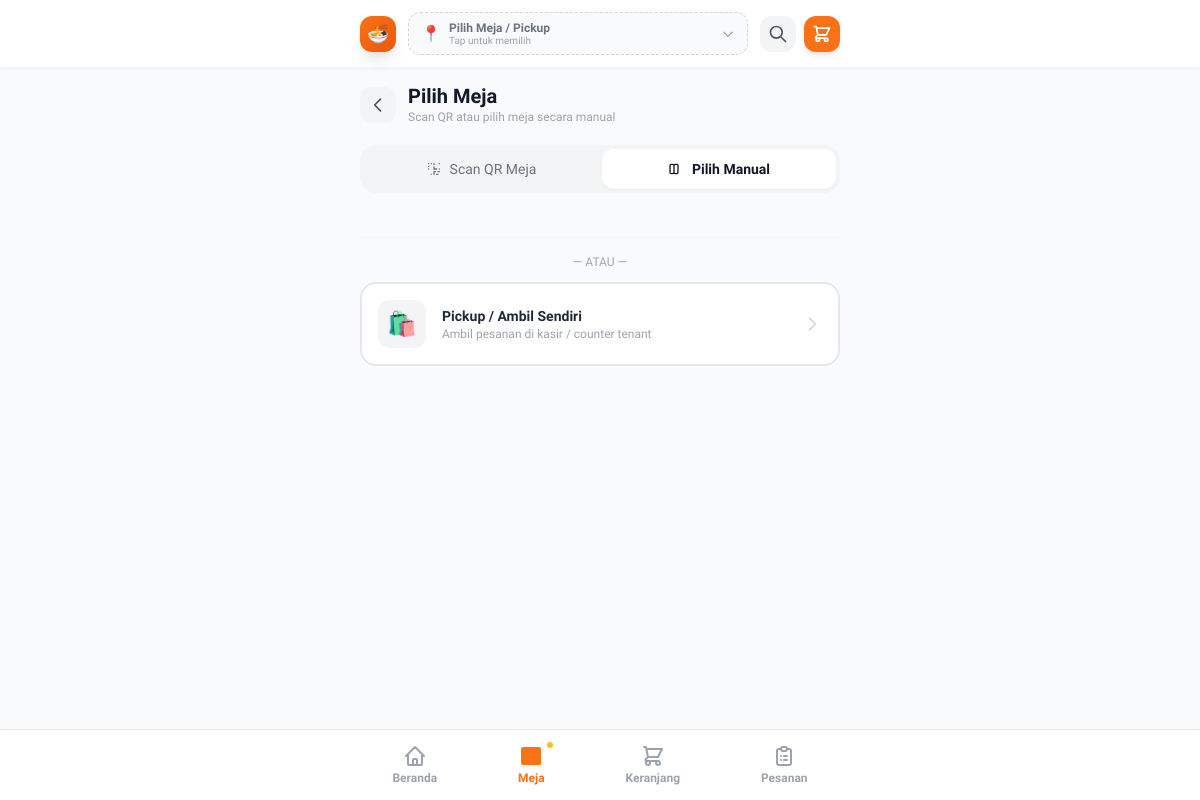
/table/, run on an earlier commit of the app's database.
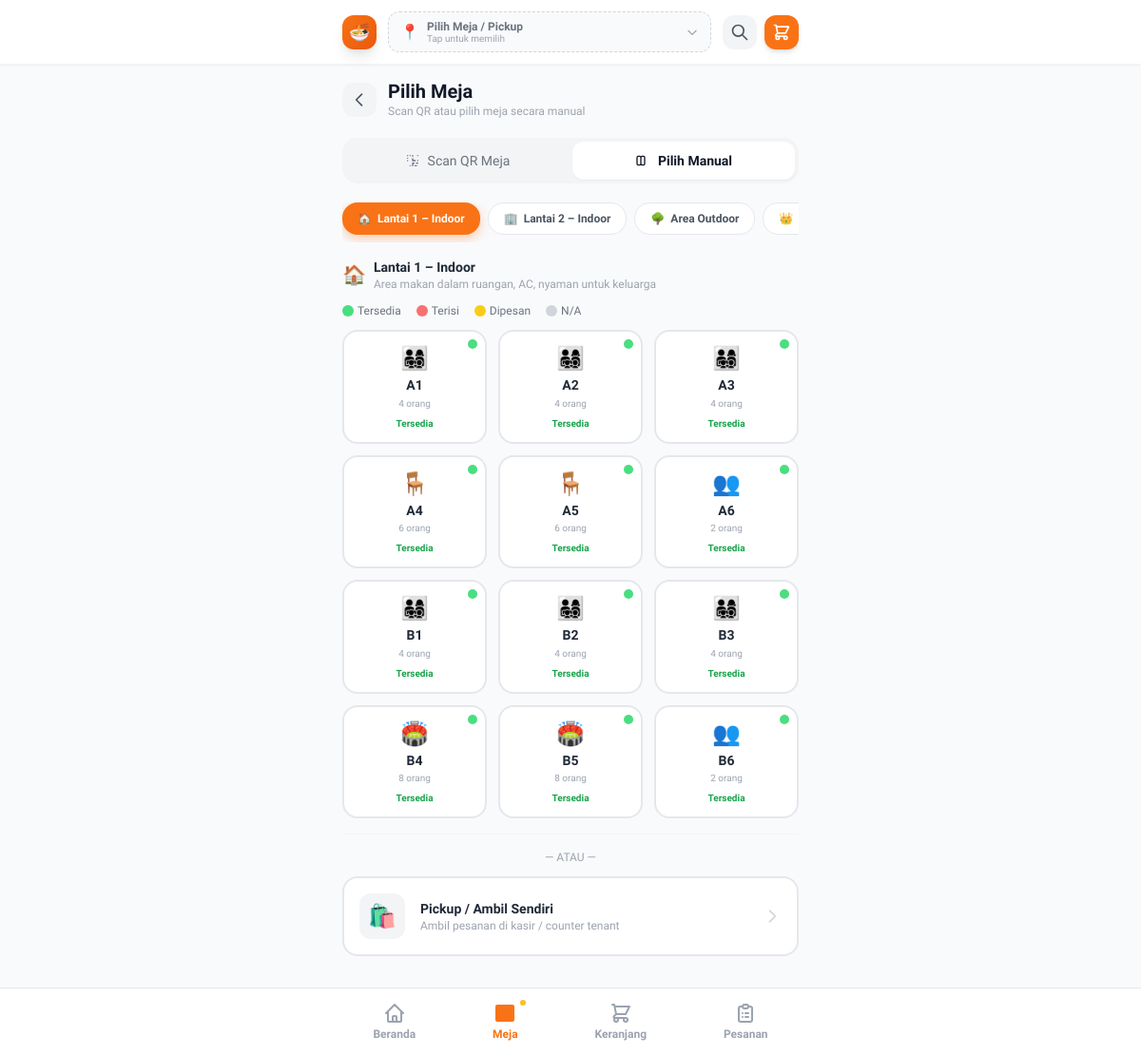
And on a later commit of the database.
### core/models.py (models this page shows, shortened)
class Zone(models.Model):
    name = models.CharField(max_length=100)
    description = models.CharField(max_length=200, blank=True)
    icon = models.CharField(max_length=10, default='🏢')
    color = models.CharField(max_length=20, default='blue')
    order = models.IntegerField(default=0)
    is_active = models.BooleanField(default=True)
    class Meta:
        ordering = ['order', 'name']
    def all_tables(self):
        return self.tables.filter(is_active=True)

class Table(models.Model):
    STATUS_CHOICES = [
        ('available', 'Tersedia'),
        ('occupied', 'Terisi'),
        ('reserved', 'Dipesan'),
        ('unavailable', 'Tidak Tersedia'),
    ]
    CAPACITY_CHOICES = [(i, f'{i} orang') for i in range(1, 13)]
    zone = models.ForeignKey(Zone, on_delete=models.CASCADE, related_name='tables')
    number = models.CharField(max_length=10)          # e.g. "A1", "B3", "12"
    display_name = models.CharField(max_length=50)    # e.g. "Meja A1"
    capacity = models.IntegerField(choices=CAPACITY_CHOICES, default=4)
    status = models.CharField(max_length=20, choices=STATUS_CHOICES, default='available')
    is_active = models.BooleanField(default=True)
    qr_code = models.ImageField(upload_to='tables/qr/', blank=True, null=True)
    qr_token = models.UUIDField(default=uuid.uuid4, unique=True, editable=False)
    notes = models.CharField(max_length=200, blank=True)
    created_at = models.DateTimeField(auto_now_add=True)
    class Meta:
        ordering = ['zone', 'number']
        unique_together = ['zone', 'number']
    @property
    def capacity_icon(self):
        if self.capacity <= 2:
            return '👥'
        elif self.capacity <= 4:
            return '👨‍👩‍👧‍👦'
        elif self.capacity <= 6:
            return '🪑'
        else:
            return '🏟️'

### core/views.py (the view)
# urls.py: path('table/', views.table_select, name='table_select'),
def table_select(request):
    zones = Zone.objects.filter(is_active=True).prefetch_related('tables')
    table_session = _get_table_session(request)
    next_url = request.GET.get('next', '/')
    context = {
        'zones': zones,
        'table_session': table_session,
        'next_url': next_url,
    }
    return render(request, 'core/table_select.html', context)

### templates/core/table_select.html (shortened to what this page needs)
{% extends 'base.html' %}
{% block content %}
<div class="px-4 pt-4 pb-6" x-data="tableSelectApp()" x-init="init()">
    <div class="flex items-center gap-3 mb-5">
        <a href="{{ next_url }}" class="w-9 h-9 bg-gray-100 rounded-xl flex items-center justify-center">
            <svg class="w-5 h-5 text-gray-600" fill="none" stroke="currentColor" viewBox="0 0 24 24">
                <path stroke-linecap="round" stroke-linejoin="round" stroke-width="2" d="M15 19l-7-7 7-7"/>
            </svg>
        </a>
        <div>
            <h1 class="text-xl font-extrabold text-gray-900 leading-tight">Pilih Meja</h1>
            <p class="text-xs text-gray-400">Scan QR atau pilih meja secara manual</p>
        </div>
    </div>
    <div class="flex bg-gray-100 rounded-2xl p-1 mb-5 gap-1">
        <button @click="mode='scan'"
                :class="mode==='scan' ? 'bg-white shadow-sm text-gray-900 font-bold' : 'text-gray-500'"
                class="flex-1 py-2.5 rounded-xl text-sm transition-all flex items-center justify-center gap-2">
            <svg class="w-4 h-4" fill="none" stroke="currentColor" viewBox="0 0 24 24">
                <path stroke-linecap="round" stroke-linejoin="round" stroke-width="2" d="M12 4v1m6 11h2m-6 0h-2v4m0-11v3m0 0h.01M12 12h4.01M16 20h2M4 12v.01M4 4h.01M4 8h.01M8 4h.01M8 20h.01M20 4h.01M20 12h.01"/>
            </svg>
            Scan QR Meja
        </button>
        <button @click="mode='manual'"
                :class="mode==='manual' ? 'bg-white shadow-sm text-gray-900 font-bold' : 'text-gray-500'"
                class="flex-1 py-2.5 rounded-xl text-sm transition-all flex items-center justify-center gap-2">
            <svg class="w-4 h-4" fill="none" stroke="currentColor" viewBox="0 0 24 24">
                <path stroke-linecap="round" stroke-linejoin="round" stroke-width="2" d="M9 17V7m0 10a2 2 0 01-2 2H5a2 2 0 01-2-2V7a2 2 0 012-2h2a2 2 0 012 2m0 10a2 2 0 002 2h2a2 2 0 002-2M9 7a2 2 0 012-2h2a2 2 0 012 2m0 10V7"/>
            </svg>
            Pilih Manual
        </button>
    </div>
    <div x-show="mode==='manual'" x-transition>
        <div class="flex gap-2 overflow-x-auto category-nav pb-2 mb-4">
            {% for zone in zones %}
            <button @click="activeZone = {{ zone.id }}"
                    :class="activeZone === {{ zone.id }} ? 'active' : 'bg-white border border-gray-200 text-gray-600'"
                    class="zone-tab flex-shrink-0 flex items-center gap-1.5 px-4 py-2 rounded-2xl text-xs font-bold transition-all">
                <span>{{ zone.icon }}</span>
                <span>{{ zone.name }}</span>
            </button>
            {% endfor %}
        </div>
        <form method="post" action="{% url 'table_choose' %}" id="table-form">
            {% for zone in zones %}
            <div x-show="activeZone === {{ zone.id }}" x-transition>
                <div class="flex items-center gap-2 mb-3">
                    <span class="text-xl">{{ zone.icon }}</span>
                    <div>
                        <h3 class="font-bold text-gray-800 text-sm">{{ zone.name }}</h3>
                        <p class="text-xs text-gray-400">{{ zone.description }}</p>
                    </div>
                </div>
                <div class="flex items-center gap-4 mb-3 text-xs text-gray-500">
                    <div class="flex items-center gap-1"><span class="w-3 h-3 rounded-full bg-green-400 inline-block"></span> Tersedia</div>
                    <div class="flex items-center gap-1"><span class="w-3 h-3 rounded-full bg-red-400 inline-block"></span> Terisi</div>
                    <div class="flex items-center gap-1"><span class="w-3 h-3 rounded-full bg-yellow-400 inline-block"></span> Dipesan</div>
                    <div class="flex items-center gap-1"><span class="w-3 h-3 rounded-full bg-gray-300 inline-block"></span> N/A</div>
                </div>
                <div class="grid grid-cols-3 gap-3 mb-4">
                    {% for table in zone.all_tables %}
                    <button type="button"
                            @click="selectTable({{ table.id }}, '{{ table.display_name }}', '{{ table.status }}')"
                            :class="{
                                'selected': selectedTableId == {{ table.id }},
                                'available': '{{ table.status }}' === 'available',
                                'opacity-50 cursor-not-allowed': '{{ table.status }}' === 'unavailable',
                            }"
                            class="table-card relative bg-white border-2 rounded-2xl p-3 text-center transition-all
                                   {% if table.status == 'available' %}border-gray-200 hover:border-primary-300
                                   {% elif table.status == 'occupied' %}border-red-200 bg-red-50
                                   {% elif table.status == 'reserved' %}border-yellow-200 bg-yellow-50
                                   {% else %}border-gray-100 bg-gray-50{% endif %}">
                        <div class="absolute top-2 right-2 w-2.5 h-2.5 rounded-full
                                    {% if table.status == 'available' %}bg-green-400 pulse-ring
                                    {% elif table.status == 'occupied' %}bg-red-400
                                    {% elif table.status == 'reserved' %}bg-yellow-400
                                    {% else %}bg-gray-300{% endif %}">
                        </div>
                        <div class="text-2xl mb-1">{{ table.capacity_icon }}</div>
                        <p class="font-extrabold text-gray-800 text-sm leading-tight">{{ table.number }}</p>
                        <p class="text-gray-400 text-[10px] mt-0.5">{{ table.get_capacity_display }}</p>
                        <div class="mt-1.5 text-[10px] font-bold
                                    {% if table.status == 'available' %}text-green-600
                                    {% elif table.status == 'occupied' %}text-red-500
                                    {% elif table.status == 'reserved' %}text-yellow-600
                                    {% else %}text-gray-400{% endif %}">
                            {{ table.get_status_display }}
                        </div>
                    </button>
                    {% endfor %}
                </div>
            </div>
            {% endfor %}
        </form>
    </div>
    <div class="mt-4 border-t border-gray-100 pt-4">
        <p class="text-xs text-gray-400 text-center mb-3 font-medium">— ATAU —</p>
        <form method="post" action="{% url 'table_choose' %}">
            <button type="submit"
                    class="w-full flex items-center gap-4 bg-white border-2 border-gray-200 hover:border-primary-300 rounded-2xl p-4 transition-all group">
                <div class="w-12 h-12 bg-gray-100 group-hover:bg-primary-50 rounded-xl flex items-center justify-center text-2xl transition-all flex-shrink-0">
                    🛍️
                </div>
                <div class="flex-1 text-left">
                    <p class="font-bold text-gray-800 text-sm">Pickup / Ambil Sendiri</p>
                    <p class="text-xs text-gray-400">Ambil pesanan di kasir / counter tenant</p>
                </div>
                <svg class="w-5 h-5 text-gray-300 group-hover:text-primary-400 transition-all" fill="none" stroke="currentColor" viewBox="0 0 24 24">
                    <path stroke-linecap="round" stroke-linejoin="round" stroke-width="2" d="M9 5l7 7-7 7"/>
                </svg>
            </button>
        </form>
    </div>
</div>
{% endblock %}

### templates/base.html (shortened to what this page needs)
<!DOCTYPE html>
<html lang="id" class="scroll-smooth">
<head>
    <script src="https://cdn.tailwindcss.com"></script>
</head>
<body class="bg-gray-50 text-gray-800 min-h-screen">
    <header class="sticky top-0 z-50 bg-white shadow-sm border-b border-gray-100">
        <div class="max-w-lg mx-auto px-4 py-3 flex items-center justify-between gap-2">
            <a href="{% url 'home' %}" class="flex items-center gap-2 flex-shrink-0">
                <div class="w-9 h-9 gradient-orange rounded-xl flex items-center justify-center shadow-lg">
                    <span class="text-white text-lg">🍜</span>
                </div>
            </a>
            <a href="{% url 'table_select' %}?next={{ request.path }}"
               class="flex-1 mx-1 flex items-center gap-2 px-3 py-2 rounded-xl border transition-all min-w-0
                      {% if table_session.order_type %}border-primary-200 bg-primary-50 hover:bg-primary-100{% else %}border-dashed border-gray-300 bg-gray-50 hover:border-primary-300{% endif %}">
                {% if table_session.order_type == 'dine_in' %}
                    <span class="text-base flex-shrink-0">🪑</span>
                    <div class="min-w-0 flex-1">
                        <p class="text-[10px] text-primary-600 font-bold uppercase leading-none truncate">{{ table_session.zone_name }}</p>
                        <p class="text-sm font-extrabold text-gray-800 leading-tight truncate">{{ table_session.table_display }}</p>
                    </div>
                    <svg class="w-3.5 h-3.5 text-primary-400 flex-shrink-0" fill="none" stroke="currentColor" viewBox="0 0 24 24">
                        <path stroke-linecap="round" stroke-linejoin="round" stroke-width="2" d="M19 9l-7 7-7-7"/>
                    </svg>
                {% else %}
                    <span class="text-base flex-shrink-0">📍</span>
                    <div class="min-w-0 flex-1">
                        <p class="text-xs text-gray-500 font-semibold leading-tight truncate">Pilih Meja / Pickup</p>
                        <p class="text-[10px] text-gray-400 leading-none">Tap untuk memilih</p>
                    </div>
                    <svg class="w-3.5 h-3.5 text-gray-400 flex-shrink-0" fill="none" stroke="currentColor" viewBox="0 0 24 24">
                        <path stroke-linecap="round" stroke-linejoin="round" stroke-width="2" d="M19 9l-7 7-7-7"/>
                    </svg>
                {% endif %}
            </a>
            <div class="flex items-center gap-2 flex-shrink-0">
                <a href="{% url 'search' %}" class="w-9 h-9 flex items-center justify-center rounded-xl bg-gray-100 hover:bg-gray-200 transition-all">
                    <svg class="w-5 h-5 text-gray-600" fill="none" stroke="currentColor" viewBox="0 0 24 24">
                        <path stroke-linecap="round" stroke-linejoin="round" stroke-width="2" d="M21 21l-6-6m2-5a7 7 0 11-14 0 7 7 0 0114 0z"></path>
                    </svg>
                </a>
                <a href="{% url 'cart' %}" class="relative w-9 h-9 flex items-center justify-center rounded-xl bg-primary-500 hover:bg-primary-600 transition-all shadow-md">
                </a>
            </div>
        </div>
    </header>
    <main class="max-w-lg mx-auto content-area">
        {% block content %}{% endblock %}
    </main>
    <nav class="fixed bottom-0 left-0 right-0 z-50 bg-white border-t border-gray-200 bottom-nav shadow-lg">
        <div class="max-w-lg mx-auto px-2 py-2 flex items-center justify-around">
            <a href="{% url 'home' %}" class="flex flex-col items-center gap-0.5 px-3 py-1.5 rounded-xl transition-all {% if request.resolver_match.url_name == 'home' %}text-primary-500{% else %}text-gray-400{% endif %}">
                <svg class="w-6 h-6" fill="{% if request.resolver_match.url_name == 'home' %}currentColor{% else %}none{% endif %}" stroke="currentColor" viewBox="0 0 24 24">
                    <path stroke-linecap="round" stroke-linejoin="round" stroke-width="2" d="M3 12l2-2m0 0l7-7 7 7M5 10v10a1 1 0 001 1h3m10-11l2 2m-2-2v10a1 1 0 01-1 1h-3m-6 0a1 1 0 001-1v-4a1 1 0 011-1h2a1 1 0 011 1v4a1 1 0 001 1m-6 0h6"></path>
                </svg>
                <span class="text-xs font-semibold">Beranda</span>
            </a>
            <a href="{% url 'table_select' %}?next={{ request.path }}"
               class="flex flex-col items-center gap-0.5 px-3 py-1.5 rounded-xl transition-all relative
                      {% if request.resolver_match.url_name == 'table_select' %}text-primary-500
                      {% elif not table_session.order_type %}text-amber-500
                      {% else %}text-gray-400{% endif %}">
                <svg class="w-6 h-6" fill="{% if request.resolver_match.url_name == 'table_select' %}currentColor{% else %}none{% endif %}" stroke="currentColor" viewBox="0 0 24 24">
                    <path stroke-linecap="round" stroke-linejoin="round" stroke-width="2" d="M3 10h18M3 14h18M10 10V6m4 4V6M4 20h16a1 1 0 001-1V5a1 1 0 00-1-1H4a1 1 0 00-1 1v14a1 1 0 001 1z"/>
                </svg>
                {% if not table_session.order_type %}
                <span class="absolute top-0.5 right-0.5 w-2.5 h-2.5 bg-amber-400 rounded-full border-2 border-white"></span>
                {% elif table_session.order_type == 'dine_in' %}
                <span class="absolute top-0.5 right-0.5 w-2.5 h-2.5 bg-green-400 rounded-full border-2 border-white"></span>
                {% endif %}
                <span class="text-xs font-semibold">Meja</span>
            </a>
            <a href="{% url 'cart' %}" class="flex flex-col items-center gap-0.5 px-3 py-1.5 rounded-xl transition-all relative {% if request.resolver_match.url_name == 'cart' %}text-primary-500{% else %}text-gray-400{% endif %}">
                <svg class="w-6 h-6" fill="{% if request.resolver_match.url_name == 'cart' %}currentColor{% else %}none{% endif %}" stroke="currentColor" viewBox="0 0 24 24">
                    <path stroke-linecap="round" stroke-linejoin="round" stroke-width="2" d="M3 3h2l.4 2M7 13h10l4-8H5.4M7 13L5.4 5M7 13l-2.293 2.293c-.63.63-.184 1.707.707 1.707H17m0 0a2 2 0 100 4 2 2 0 000-4zm-8 2a2 2 0 11-4 0 2 2 0 014 0z"></path>
                </svg>
                <span class="text-xs font-semibold">Keranjang</span>
            </a>
            <button onclick="showTrackOrder()" class="flex flex-col items-center gap-0.5 px-3 py-1.5 rounded-xl text-gray-400 transition-all">
                <span class="text-xs font-semibold">Pesanan</span>
            </button>
        </div>
    </nav>
</body>
</html>

What changed in the data, as far as the page shows it:
added Zone: icon "🏠", name "Lantai 1 – Indoor", description "Area makan dalam ruangan, AC, nyaman untuk keluarga"
added Zone: icon "🏢", name "Lantai 2 – Indoor", shown under "Pilih Meja"
added Zone: icon "🌳", name "Area Outdoor", shown under "Pilih Meja"
added Zone: icon "👑", shown under "Pilih Meja"
added Table: capacity_icon "👨‍👩‍👧‍👦", number "A1", capacity "4 orang", status "Tersedia"
added Table: capacity_icon "👨‍👩‍👧‍👦", number "A2", capacity "4 orang", status "Tersedia"
added Table: capacity_icon "👨‍👩‍👧‍👦", number "A3", capacity "4 orang", status "Tersedia"
added Table: capacity_icon "🪑", number "A4", capacity "6 orang", status "Tersedia"
added Table: capacity_icon "🪑", number "A5", capacity "6 orang", status "Tersedia"
added Table: capacity_icon "👥", number "A6", capacity "2 orang", status "Tersedia"
added Table: capacity_icon "👨‍👩‍👧‍👦", number "B1", capacity "4 orang", status "Tersedia"
added Table: capacity_icon "👨‍👩‍👧‍👦", number "B2", capacity "4 orang", status "Tersedia"
added Table: capacity_icon "👨‍👩‍👧‍👦", number "B3", capacity "4 orang", status "Tersedia"
added Table: capacity_icon "🏟️", number "B4", capacity "8 orang", status "Tersedia"
added Table: capacity_icon "🏟️", number "B5", capacity "8 orang", status "Tersedia"
added Table: capacity_icon "👥", number "B6", capacity "2 orang", status "Tersedia"
